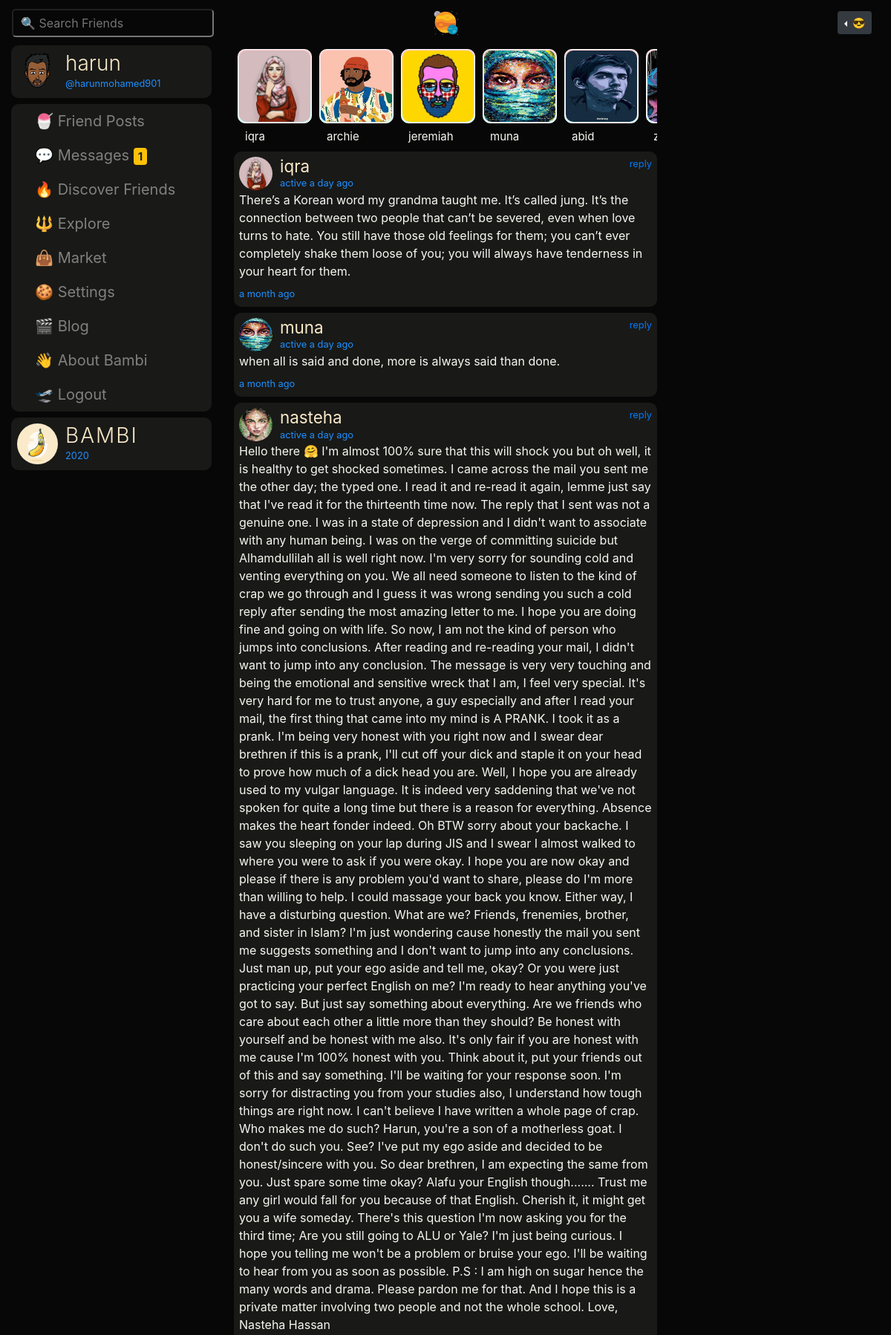
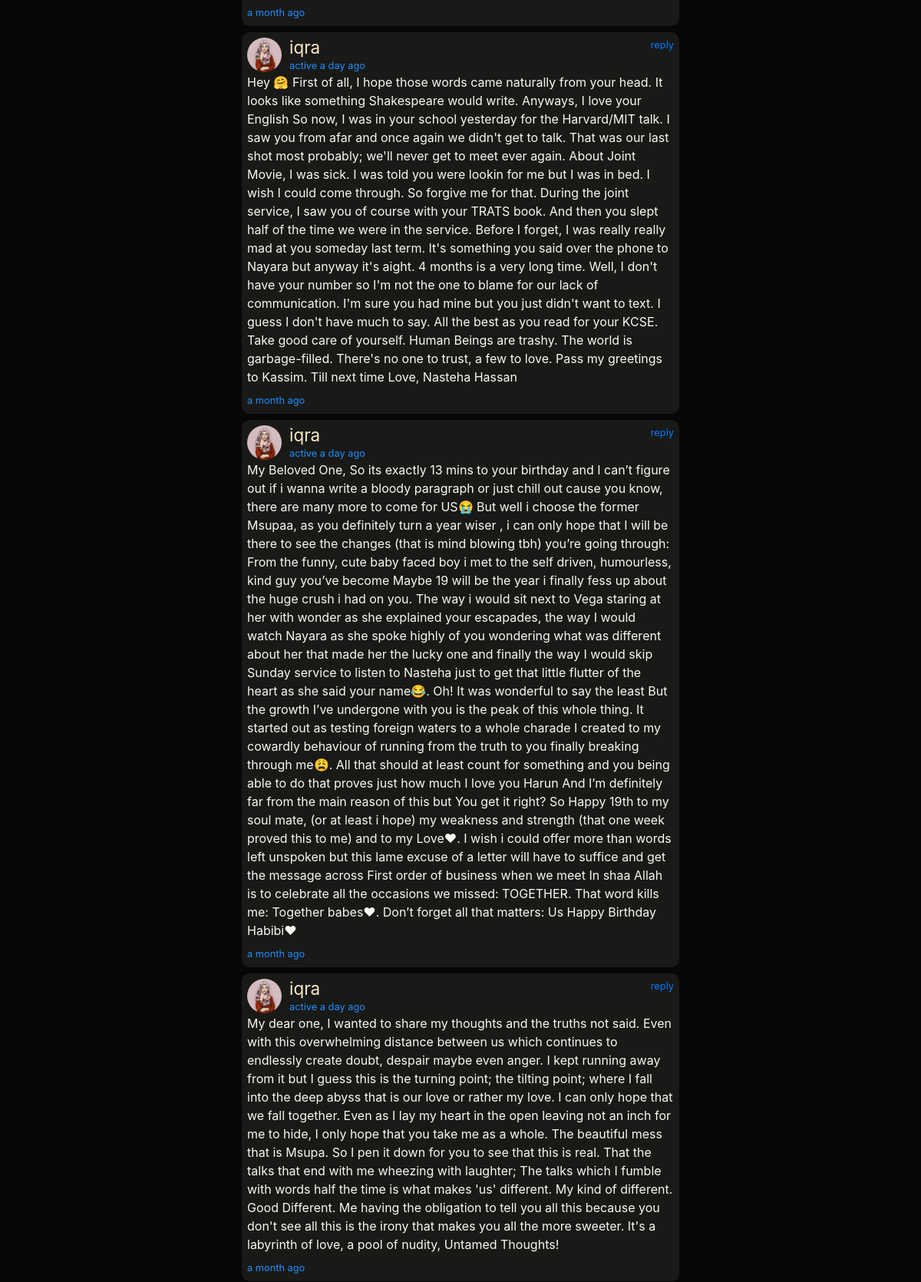
Screenshot of /messages (signed in, upper part) with the database file from the repository (2 pictures, top to bottom).
### bambiv3/models.py (models this page shows, shortened)
class User(db.Model, UserMixin):
	id = db.Column(db.Integer, primary_key=True)
	username = db.Column(db.String(20), unique=True, nullable=False)
	email = db.Column(db.String(120), unique=True, nullable=False)
	image_file = db.Column(db.String(20), nullable=False, default='default.jpg')
	password = db.Column(db.String(60), nullable=False)
	last_seen = db.Column(db.DateTime, default=datetime.utcnow)
	department = db.Column(db.String(20), nullable=False)
	student_number = db.Column(db.Integer(), unique=True, nullable=False)
	age = db.Column(db.Integer(), nullable=False)
	country = db.Column(db.String(20), nullable=False)
	hobby = db.Column(db.String(20), nullable=False)
	bio = db.Column(db.String(120), nullable=True)
	private = db.Column(db.Boolean, default=False, nullable=False)
	posts = db.relationship('Post', backref='author', lazy=True)
	products = db.relationship('Product', backref='author', lazy=True)
	followed = db.relationship(
		'User', secondary=followers,
		primaryjoin=(followers.c.follower_id == id),
		secondaryjoin=(followers.c.followed_id == id),
		backref=db.backref('followers', lazy='dynamic'), lazy='dynamic')
	messages_sent = db.relationship('Message',
									foreign_keys='Message.sender_id',
									backref='author', lazy='dynamic')
	messages_received = db.relationship('Message',
										foreign_keys='Message.recipient_id',
										backref='recipient', lazy='dynamic')
	last_message_read_time = db.Column(db.DateTime)
	def new_messages(self):
		last_read_time = self.last_message_read_time or datetime(1900, 1, 1)
		return Message.query.filter_by(recipient=self).filter(
			Message.timestamp > last_read_time).count()

class Message(db.Model):
    id = db.Column(db.Integer, primary_key=True)
    sender_id = db.Column(db.Integer, db.ForeignKey('user.id'))
    recipient_id = db.Column(db.Integer, db.ForeignKey('user.id'))
    body = db.Column(db.Text) #db.String(140)
    timestamp = db.Column(db.DateTime, index=True, default=datetime.utcnow)

### bambiv3/routes.py (the view)
@app.route('/messages')
@login_required
def messages():
	current_user.last_message_read_time = datetime.utcnow()
	db.session.commit()
	messages = current_user.messages_received.order_by(m.timestamp.desc())
	users = User.query.all()
	return render_template('messages.html', messages=messages, users=users)

### bambiv3/models.py (called while the page is built)
@login_manager.user_loader
def load_user(user_id):
	return User.query.get(int(user_id))

### bambiv3/routes.py (called while the page is built)
@app.before_request
def before_request():
	if current_user.is_authenticated:
		current_user.last_seen = datetime.utcnow()
		db.session.commit()

### bambiv3/templates/messages.html (shortened to what this page needs)
{% extends "layout.html" %}
{% block content %}
<div class="container-fluid">
  <div class="row">
    <div class="col-lg-3 d-none d-lg-block">
      {% if current_user.is_authenticated %}
      <header class="mb-2">
        <img src="{{ url_for('static', filename='profile_pics/' + current_user.image_file) }}" alt="default profile" class="profile-thumbnail">
        <div class="profile-name">
          <h3>{{current_user.username}}</h3>
          <small>@{{current_user.email.split("@")[0] | lower}}</small>
        </div>
      </header>
    <div class="menu mb-2" style="background:#191917;border-radius:10px;">
      <a class="dropdown-item" href="{{ url_for('f_posts') }}"> 🍧 Friend Posts</a>
       <a class="dropdown-item" href="{{ url_for('messages') }}"> 💬 Messages {% set new_messages = current_user.new_messages() %}<span id="message_count" class="badge badge-warning"style="visibility: {% if new_messages %}visible{% else %}hidden {% endif %};">{{ new_messages }}</span></a>
      <a class="dropdown-item" href="{{ url_for('discover') }}"> 🔥 Discover Friends</a>
      <a class="dropdown-item" href="{{ url_for('explore') }}"> 🔱 Explore</a>
      <a class="dropdown-item" href="{{ url_for('market') }}"> 👜 Market</a>
      <a class="dropdown-item" href="{{ url_for('account') }}"> 🍪 Settings</a>
      <a class="dropdown-item" href="{{ url_for('blog') }}"> 🎬 Blog</a>
      <a class="dropdown-item" href="{{ url_for('about') }}"> 👋 About Bambi</a>
      <a class="dropdown-item" href="{{ url_for('logout') }}"> 🛫 Logout</a>
    </div>
  <header>
    <img src="{{ url_for('static', filename='profile_pics/' + 'logod.png') }}" alt="logo" class="profile-thumbnail">
    <div class="profile-name">
      <h3 class="logo">BAMBI</h3>
      <small id="year"></small>
    </div>
  </header>
  {% endif %}
</div>
    <div class="col-lg-6">
          {% if current_user.is_authenticated %}
          <section class="cardi scroll mb-2">
            {% for user in users if user != current_user %}
            <div class="others">
            <div class="card--content"><a href="{{ url_for('send_message',recipient=user.username) }}"><img src="{{ url_for('static', filename='profile_pics/' + user.image_file) }}" alt=""></a>
            </div>
            <small style="font-size:15px;color:#f8f8f2;padding-left:15px">
            {{user.username.lower()}}
          </small>
            </div>
            {% endfor %}
          </section>
          {% endif %}
   {% for message in messages %}
    <div class="post mb-2">
      <header style="padding:0;">
          <img src="{{ url_for('static', filename='profile_pics/' + message.author.image_file) }}" alt="profile pic" class="profile-thumbnail">
          <div class="profile-name">
            <h3 data-toggle="popover"><a href="{{url_for('user_posts', username=message.author.username)}}" style="color:#F9E9C8;">{{message.author.username}}
           </a></h3>
            <small>active {{ moment(message.author.last_seen).fromNow() }}</small>
          </div>
          <div class="follow-btn">
            <small><a href="{{ url_for('send_message',recipient=message.author.username) }}" style="text-decoration:none;">reply</a></small>
          </div>
        </header>
        <div id="inner">
          <p>{{message.body | safe | urlize(40, target='_blank')}}</p>
        </div>
        <footer>
            <div class="Retweets">
               <small class="date">{{ moment(message.timestamp).fromNow() }}</small>
            </div>
        </footer>
    </div>
  {% endfor %}
</div>
{% endblock content %}

### bambiv3/static/main.css (style rules this page uses)
body { background:#070707; color:#F9E9C8; }
.logo { color:#F9E9C8; letter-spacing:2px; }
.about span, small { color:#1e90ff; }
h3 { font-weight: 300; }
header { display: flex; flex-direction: row; color:#F9E9C8; background:#191917; border-radius:10px; padding:8px; cursor:pointer; }
header .profile-thumbnail { width: 55px; height: 55px; border-radius: 50%; }
header .profile-name { display: flex; flex-direction:column; margin-left: 10px; }
header .follow-btn { display: flex; margin: 0 0 0 auto; }
header h3, header h4 { display: flex; margin: 0; }
#inner p { margin-bottom:5px; font-size: 16px; color:#f8f8f2; }
.post { background:#191917; border-radius:10px; padding:7px; }
.post .profile-thumbnail { width: 45px; height: 45px; }
.post h3 { font-weight: 400; font-size: 1.4rem; }
.menu a { padding: 8px 8px 8px 32px; text-decoration: none; font-size: 20px; color: #818181; display: block; transition: 0.3s; }
.cardi { background: #070707; overflow-x: auto; display: flex; flex-wrap: nowrap; }
.scroll img { width:100%; height:100%; border-radius:10px; }
.card--content { background: linear-gradient(#ffcccc,#ccffff); width: 100px; height: 100px; margin: 5px; border-radius:10px; border:1px solid #fff; border-radius:10px; padding:1px; flex: 0 0 auto; }

### rows the page displays
User: image_file (picture), username "harun", email "harunmohamed901"
User: image_file (picture), username "iqra", last_seen "a day ago"
User: image_file (picture), username "archie"
User: image_file (picture), username "jeremiah"
User: image_file (picture), username "muna", last_seen "a day ago"
User: image_file (picture), username "abid"
User: image_file (picture)
Message: image_file (picture), author.username "iqra", body "There’s a Korean word my grandma taught me. It’s called jung. It’s the connection between two people that can’t be severed, even when love turns to hate. You still have those old feelings for them; you can’t ever completely shake them loose of you; you will always have tenderness in your heart for them.", timestamp "a month ago"
Message: image_file (picture), author.username "muna", body "when all is said and done, more is always said than done.", timestamp "a month ago"
Message: image_file (picture), author.username "nasteha", body "Hello there 🤗 I'm almost 100% sure that this will shock you but oh well, it is healthy to get shocked sometimes. I came across the mail you sent me the other day; the typed one. I read it and re-read it again, lemme just say that I've read it for the thirteenth time now. The reply that I sent was not a genuine one. I was in a state of depression and I didn't want to associate with any human being. I was on the verge of committing suicide but Alhamdullilah all is well right now. I'm very sorry for sounding cold and venting everything on you. We all need someone to listen to the kind of crap we go through and I guess it was wrong sending you such a cold reply after sending the most amazing…", timestamp "a month ago"
User: last_seen "a day ago"
Message: image_file (picture), author.username "iqra", body "Hey 🤗 First of all, I hope those words came naturally from your head. It looks like something Shakespeare would write. Anyways, I love your English So now, I was in your school yesterday for the Harvard/MIT talk. I saw you from afar and once again we didn't get to talk. That was our last shot most probably; we'll never get to meet ever again. About Joint Movie, I was sick. I was told you were lookin for me but I was in bed. I wish I could come through. So forgive me for that. During the joint service, I saw you of course with your TRATS book. And then you slept half of the time we were in the service. Before I forget, I was really really mad at you someday last term. It's something you said…", timestamp "a month ago"
Message: image_file (picture), author.username "iqra", body "My Beloved One, So its exactly 13 mins to your birthday and I can’t figure out if i wanna write a bloody paragraph or just chill out cause you know, there are many more to come for US😭 But well i choose the former Msupaa, as you definitely turn a year wiser , i can only hope that I will be there to see the changes (that is mind blowing tbh) you’re going through: From the funny, cute baby faced boy i met to the self driven, humourless, kind guy you’ve become Maybe 19 will be the year i finally fess up about the huge crush i had on you. The way i would sit next to Vega staring at her with wonder as she explained your escapades, the way I would watch Nayara as she spoke highly of you wondering…", timestamp "a month ago"
Message: image_file (picture), author.username "iqra", body "My dear one, I wanted to share my thoughts and the truths not said. Even with this overwhelming distance between us which continues to endlessly create doubt, despair maybe even anger. I kept running away from it but I guess this is the turning point; the tilting point; where I fall into the deep abyss that is our love or rather my love. I can only hope that we fall together. Even as I lay my heart in the open leaving not an inch for me to hide, I only hope that you take me as a whole. The beautiful mess that is Msupa. So I pen it down for you to see that this is real. That the talks that end with me wheezing with laughter; The talks which I fumble with words half the time is what makes…", timestamp "a month ago"

### other values shown
{{ new_messages }} "1"
